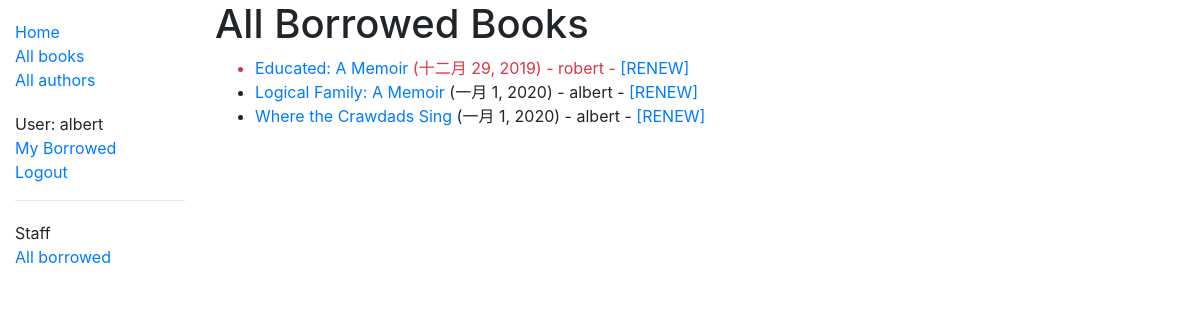
Screenshot of /catalog/borrowed/ (signed in) with the database file from the repository.
### catalog/models.py (models this page shows, shortened)
class BookInstance(models.Model):
    id = models.UUIDField('ID', primary_key=True, default=uuid.uuid4,
                          help_text='Unique ID for this particular book across whole library')
    book = models.ForeignKey(Book, verbose_name='书籍', on_delete=models.SET_NULL, null=True)
    imprint = models.CharField('出版商名称', max_length=200)
    due_back = models.DateField('归还日期', null=True, blank=True)
    borrower = models.ForeignKey(User, verbose_name='出借人', on_delete=models.SET_NULL, null=True, blank=True)
    LOAN_STATUS = (
        ('m', 'Maintenance'),
        ('o', 'On loan'),
        ('a', 'Available'),
        ('r', 'Reserved'),
    )
    status = models.CharField('状态', max_length=1, choices=LOAN_STATUS, blank=True, default='m',
                              help_text='Book availability',)
    class Meta:
        ordering = ['due_back']
        verbose_name = '藏书'
        verbose_name_plural = verbose_name
        permissions = (("can_mark_returned", "Set book as returned"),)
    @property
    def is_overdue(self):
        if self.due_back and date.today() > self.due_back:
            return True
        return False

class Book(models.Model):
    title = models.CharField('书名', max_length=200)
    author = models.ForeignKey(Author, verbose_name='作者',
                               on_delete=models.SET_NULL, null=True)
    summary = models.TextField('摘要', max_length=1000,
                               help_text='Enter a brief description of the book')
    isbn = models.CharField('ISBN', max_length=13,
                            help_text='13 Character <a href="https://www.isbn-international.org/content/what-isbn">ISBN number</a>')
    genre = models.ManyToManyField(Genre, verbose_name='分类',
                                   help_text='Select a genre for this book')
    language = models.ForeignKey(Language, verbose_name='语言', on_delete=models.SET_NULL, null=True)
    class Meta:
        verbose_name = '书籍'
        verbose_name_plural = verbose_name
    def display_genre(self):
        return ', '.join(genre.name for genre in self.genre.all()[:3])
    display_genre.short_description = '所有分类'

### catalog/views.py (the view)
# urls.py: path('borrowed/', views.LoanedBooksAllListView.as_view(), name='all-borrowed'),
class LoanedBooksAllListView(PermissionRequiredMixin, generic.ListView):
    model = BookInstance
    template_name = 'catalog/bookinstance_list_borrowed_all.html'
    paginate_by = 5
    permission_required = 'catalog.can_mark_returned'
    def get_queryset(self):
        return BookInstance.objects.filter(status__exact='o').order_by('due_back')

### catalog/templates/catalog/bookinstance_list_borrowed_all.html
{% extends "base_generic.html" %}
{% block content %}
    <h1>All Borrowed Books</h1>
    {% if bookinstance_list %}
    <ul>
      {% for bookinst in bookinstance_list %}
      <li class="{% if bookinst.is_overdue %}text-danger{% endif %}">
        <a href="{% url 'catalog:book-detail' bookinst.book.pk %}">{{ bookinst.book.title }}</a> ({{ bookinst.due_back }}) {% if user.is_staff %}- {{ bookinst.borrower }}{% endif %} {% if perms.catalog.can_mark_returned %}- <a href="{% url 'catalog:renew-book-librarian' bookinst.id %}">[RENEW]</a>  {% endif %}
      </li>
      {% endfor %}
    </ul>
    {% else %}
      <p>There are no books borrowed.</p>
    {% endif %}
{% endblock %}

### catalog/templates/base_generic.html (shortened to what this page needs)
{% load static %}
<!DOCTYPE html>
<html lang="en">
<head>
  <link rel="stylesheet" href="{% static 'bootstrap-4.4.1-dist/css/bootstrap.min.css' %}">
  <link rel="stylesheet" href="{% static 'css/styles.css' %}">
</head>
<body>
  <div class="container-fluid">
    <div class="row">
      <div class="col-sm-2">
        {% block sidebar %}
        <ul class="sidebar-nav">
          <li><a href="{% url 'catalog:index' %}">Home</a></li>
          <li><a href="{% url 'catalog:books' %}">All books</a></li>
          <li><a href="{% url 'catalog:authors' %}">All authors</a></li>
        </ul>
        <ul class="sidebar-nav">
          {% if user.is_authenticated %}
          <li>User: {{ user.get_username }}</li>
          <li><a href="{% url 'catalog:my-borrowed' %}">My Borrowed</a></li>
          <li><a href="{% url 'logout' %}?next={{ request.path }}">Logout</a></li>
          {% else %}
          <li><a href="{% url 'login' %}?next={{ request.path }}">Login</a></li>
          {% endif %}
        </ul>
        {% if user.is_staff %}
        <hr/>
        <ul class="sidebar-nav">
          <li>Staff</li>
          {% if perms.catalog.can_mark_returned %}
          <li><a href="{% url 'catalog:all-borrowed' %}">All borrowed</a></li>
          {% endif %}
        </ul>
        {% endif %}
        {% endblock %}
      </div>
      <div class="col-sm-10 ">{% block content %}{% endblock %}
      </div>
    </div>
  </div>
</body>
</html>

### catalog/static/css/styles.css (style rules this page uses)
.sidebar-nav { margin-top: 20px; padding: 0; list-style: none; }

### rows the page displays
BookInstance: book "Educated: A Memoir", due_back "十二月 29, 2019", borrower "robert"
BookInstance: book "Logical Family: A Memoir", due_back "一月 1, 2020", borrower "albert"
BookInstance: book "Where the Crawdads Sing", due_back "一月 1, 2020", borrower "albert"

### other values shown
{{ user.get_username }} "albert"
